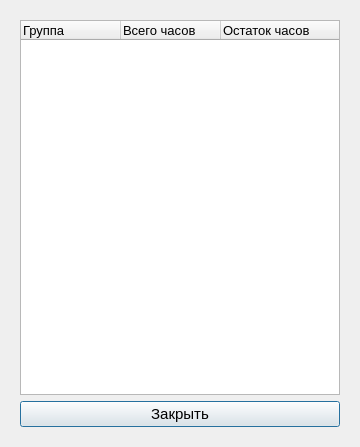
<?xml version="1.0" encoding="UTF-8"?>
<ui version="4.0">
 <class>Dialog_Report</class>
 <widget class="QDialog" name="Dialog_Report">
  <property name="geometry">
   <rect>
    <x>0</x>
    <y>0</y>
    <width>360</width>
    <height>447</height>
   </rect>
  </property>
  <property name="minimumSize">
   <size>
    <width>360</width>
    <height>0</height>
   </size>
  </property>
  <property name="maximumSize">
   <size>
    <width>700</width>
    <height>16777215</height>
   </size>
  </property>
  <property name="windowTitle">
   <string>Отчёт</string>
  </property>
  <layout class="QGridLayout" name="gridLayout">
   <item row="0" column="0">
    <widget class="QFrame" name="frame">
     <layout class="QVBoxLayout" name="verticalLayout">
      <item>
       <widget class="QTreeWidget" name="treeW_report">
        <property name="font">
         <font>
          <pointsize>10</pointsize>
         </font>
        </property>
        <property name="wordWrap">
         <bool>false</bool>
        </property>
        <column>
         <property name="text">
          <string>Группа</string>
         </property>
        </column>
        <column>
         <property name="text">
          <string>Всего часов</string>
         </property>
        </column>
        <column>
         <property name="text">
          <string>Остаток часов</string>
         </property>
         <property name="font">
          <font>
           <pointsize>10</pointsize>
          </font>
         </property>
        </column>
       </widget>
      </item>
      <item>
       <widget class="QPushButton" name="btn_close">
        <property name="maximumSize">
         <size>
          <width>700</width>
          <height>16777215</height>
         </size>
        </property>
        <property name="font">
         <font>
          <pointsize>11</pointsize>
         </font>
        </property>
        <property name="text">
         <string>Закрыть</string>
        </property>
       </widget>
      </item>
     </layout>
    </widget>
   </item>
  </layout>
 </widget>
 <resources/>
 <connections/>
</ui>
